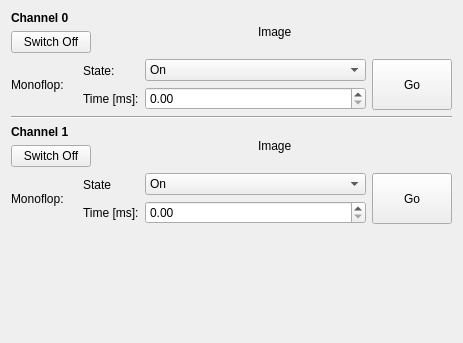
<?xml version="1.0" encoding="UTF-8"?>
<ui version="4.0">
 <class>IndustrialDualACRelay</class>
 <widget class="QWidget" name="IndustrialDualACRelay">
  <property name="geometry">
   <rect>
    <x>0</x>
    <y>0</y>
    <width>463</width>
    <height>343</height>
   </rect>
  </property>
  <property name="windowTitle">
   <string>Form</string>
  </property>
  <layout class="QVBoxLayout" name="verticalLayout">
   <item>
    <layout class="QVBoxLayout" name="verticalLayout_5">
     <item>
      <layout class="QHBoxLayout" name="horizontalLayout">
       <item>
        <layout class="QVBoxLayout" name="verticalLayout_3">
         <item>
          <widget class="QLabel" name="label_7">
           <property name="font">
            <font>
             <weight>75</weight>
             <bold>true</bold>
            </font>
           </property>
           <property name="text">
            <string>Channel 0</string>
           </property>
          </widget>
         </item>
         <item>
          <widget class="QPushButton" name="ch0_button">
           <property name="text">
            <string>Switch Off</string>
           </property>
          </widget>
         </item>
        </layout>
       </item>
       <item>
        <spacer name="horizontalSpacer">
         <property name="orientation">
          <enum>Qt::Horizontal</enum>
         </property>
         <property name="sizeHint" stdset="0">
          <size>
           <width>40</width>
           <height>20</height>
          </size>
         </property>
        </spacer>
       </item>
       <item>
        <widget class="QLabel" name="ch0_image">
         <property name="sizePolicy">
          <sizepolicy hsizetype="Preferred" vsizetype="Preferred">
           <horstretch>0</horstretch>
           <verstretch>0</verstretch>
          </sizepolicy>
         </property>
         <property name="text">
          <string>Image</string>
         </property>
        </widget>
       </item>
       <item>
        <spacer name="horizontalSpacer_2">
         <property name="orientation">
          <enum>Qt::Horizontal</enum>
         </property>
         <property name="sizeHint" stdset="0">
          <size>
           <width>40</width>
           <height>20</height>
          </size>
         </property>
        </spacer>
       </item>
      </layout>
     </item>
     <item>
      <layout class="QHBoxLayout" name="horizontalLayout_2" stretch="0,0,1,0">
       <item>
        <widget class="QLabel" name="label">
         <property name="text">
          <string>Monoflop:    </string>
         </property>
        </widget>
       </item>
       <item>
        <layout class="QVBoxLayout" name="verticalLayout_6">
         <item>
          <widget class="QLabel" name="label_4">
           <property name="text">
            <string>State:</string>
           </property>
          </widget>
         </item>
         <item>
          <widget class="QLabel" name="label_3">
           <property name="text">
            <string>Time [ms]:</string>
           </property>
          </widget>
         </item>
        </layout>
       </item>
       <item>
        <layout class="QVBoxLayout" name="verticalLayout_7">
         <property name="sizeConstraint">
          <enum>QLayout::SetDefaultConstraint</enum>
         </property>
         <item>
          <widget class="QComboBox" name="value0_combobox">
           <property name="sizePolicy">
            <sizepolicy hsizetype="Preferred" vsizetype="Preferred">
             <horstretch>0</horstretch>
             <verstretch>0</verstretch>
            </sizepolicy>
           </property>
           <item>
            <property name="text">
             <string>On</string>
            </property>
           </item>
           <item>
            <property name="text">
             <string>Off</string>
            </property>
           </item>
          </widget>
         </item>
         <item>
          <widget class="QDoubleSpinBox" name="time0_spinbox">
           <property name="sizePolicy">
            <sizepolicy hsizetype="Minimum" vsizetype="Preferred">
             <horstretch>1</horstretch>
             <verstretch>0</verstretch>
            </sizepolicy>
           </property>
          </widget>
         </item>
        </layout>
       </item>
       <item>
        <widget class="QPushButton" name="go0_button">
         <property name="sizePolicy">
          <sizepolicy hsizetype="Minimum" vsizetype="Minimum">
           <horstretch>0</horstretch>
           <verstretch>0</verstretch>
          </sizepolicy>
         </property>
         <property name="text">
          <string>Go</string>
         </property>
        </widget>
       </item>
      </layout>
     </item>
    </layout>
   </item>
   <item>
    <widget class="Line" name="line">
     <property name="orientation">
      <enum>Qt::Horizontal</enum>
     </property>
    </widget>
   </item>
   <item>
    <layout class="QVBoxLayout" name="verticalLayout_2">
     <item>
      <layout class="QHBoxLayout" name="horizontalLayout_3">
       <item>
        <layout class="QVBoxLayout" name="verticalLayout_4">
         <item>
          <widget class="QLabel" name="label_8">
           <property name="font">
            <font>
             <weight>75</weight>
             <bold>true</bold>
            </font>
           </property>
           <property name="text">
            <string>Channel 1</string>
           </property>
          </widget>
         </item>
         <item>
          <widget class="QPushButton" name="ch1_button">
           <property name="text">
            <string>Switch Off</string>
           </property>
          </widget>
         </item>
        </layout>
       </item>
       <item>
        <spacer name="horizontalSpacer_3">
         <property name="orientation">
          <enum>Qt::Horizontal</enum>
         </property>
         <property name="sizeHint" stdset="0">
          <size>
           <width>40</width>
           <height>20</height>
          </size>
         </property>
        </spacer>
       </item>
       <item>
        <widget class="QLabel" name="ch1_image">
         <property name="sizePolicy">
          <sizepolicy hsizetype="Preferred" vsizetype="Preferred">
           <horstretch>0</horstretch>
           <verstretch>0</verstretch>
          </sizepolicy>
         </property>
         <property name="text">
          <string>Image</string>
         </property>
        </widget>
       </item>
       <item>
        <spacer name="horizontalSpacer_4">
         <property name="orientation">
          <enum>Qt::Horizontal</enum>
         </property>
         <property name="sizeHint" stdset="0">
          <size>
           <width>40</width>
           <height>20</height>
          </size>
         </property>
        </spacer>
       </item>
      </layout>
     </item>
     <item>
      <layout class="QHBoxLayout" name="horizontalLayout_4" stretch="0,0,1,0">
       <item>
        <widget class="QLabel" name="label_2">
         <property name="sizePolicy">
          <sizepolicy hsizetype="Minimum" vsizetype="Preferred">
           <horstretch>0</horstretch>
           <verstretch>0</verstretch>
          </sizepolicy>
         </property>
         <property name="text">
          <string>Monoflop:    </string>
         </property>
         <property name="margin">
          <number>0</number>
         </property>
        </widget>
       </item>
       <item>
        <layout class="QVBoxLayout" name="verticalLayout_8">
         <item>
          <widget class="QLabel" name="label_6">
           <property name="text">
            <string>State</string>
           </property>
          </widget>
         </item>
         <item>
          <widget class="QLabel" name="label_5">
           <property name="text">
            <string>Time [ms]:</string>
           </property>
          </widget>
         </item>
        </layout>
       </item>
       <item>
        <layout class="QVBoxLayout" name="verticalLayout_9">
         <property name="sizeConstraint">
          <enum>QLayout::SetDefaultConstraint</enum>
         </property>
         <item>
          <widget class="QComboBox" name="value1_combobox">
           <property name="sizePolicy">
            <sizepolicy hsizetype="Preferred" vsizetype="Preferred">
             <horstretch>0</horstretch>
             <verstretch>0</verstretch>
            </sizepolicy>
           </property>
           <item>
            <property name="text">
             <string>On</string>
            </property>
           </item>
           <item>
            <property name="text">
             <string>Off</string>
            </property>
           </item>
          </widget>
         </item>
         <item>
          <widget class="QDoubleSpinBox" name="time1_spinbox">
           <property name="sizePolicy">
            <sizepolicy hsizetype="Minimum" vsizetype="Preferred">
             <horstretch>0</horstretch>
             <verstretch>0</verstretch>
            </sizepolicy>
           </property>
          </widget>
         </item>
        </layout>
       </item>
       <item>
        <widget class="QPushButton" name="go1_button">
         <property name="sizePolicy">
          <sizepolicy hsizetype="Minimum" vsizetype="Minimum">
           <horstretch>0</horstretch>
           <verstretch>0</verstretch>
          </sizepolicy>
         </property>
         <property name="text">
          <string>Go</string>
         </property>
        </widget>
       </item>
      </layout>
     </item>
    </layout>
   </item>
   <item>
    <spacer name="verticalSpacer_2">
     <property name="orientation">
      <enum>Qt::Vertical</enum>
     </property>
     <property name="sizeHint" stdset="0">
      <size>
       <width>20</width>
       <height>0</height>
      </size>
     </property>
    </spacer>
   </item>
  </layout>
 </widget>
 <resources/>
 <connections/>
</ui>
